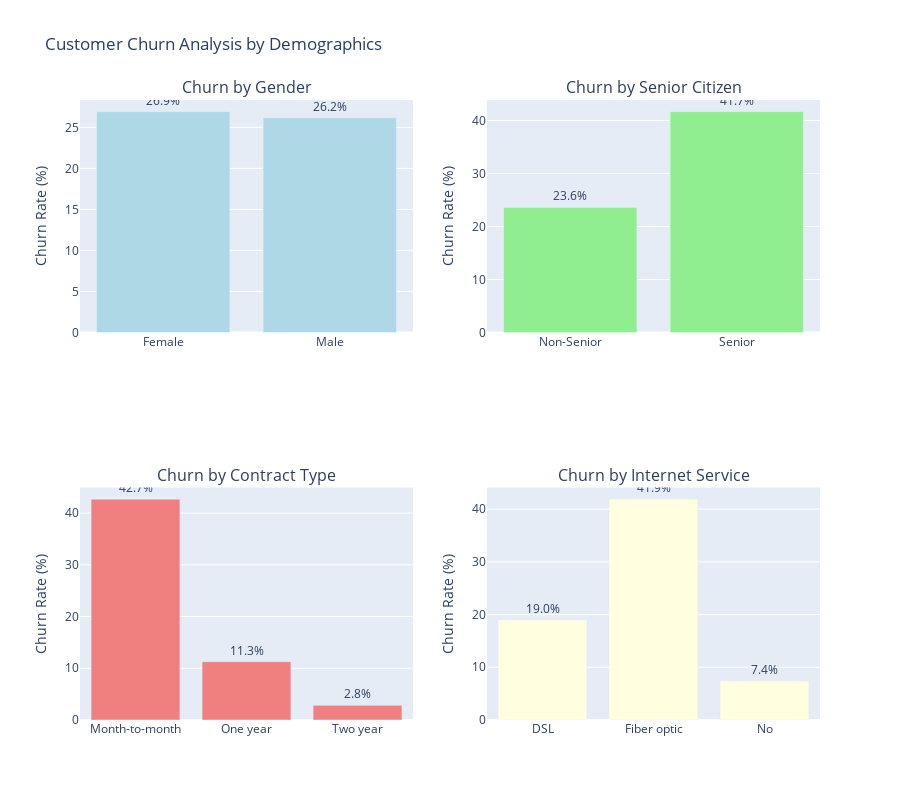

Notebook code for this chart:
### Code cell
# Interactive Churn Analysis by Demographics
fig_demo = make_subplots(
    rows=2, cols=2,
    subplot_titles=('Churn by Gender', 'Churn by Senior Citizen', 'Churn by Contract Type', 'Churn by Internet Service'),
    specs=[[{"type": "bar"}, {"type": "bar"}],
           [{"type": "bar"}, {"type": "bar"}]]
)

# Calculate churn rates by different categories
def calculate_churn_rate(df, column):
    churn_data = df.groupby([column, 'Churn']).size().unstack(fill_value=0)
    churn_data['Total'] = churn_data.sum(axis=1)
    churn_data['Churn_Rate'] = churn_data['Yes'] / churn_data['Total'] * 100
    return churn_data

# 1. Churn by Gender
gender_churn = calculate_churn_rate(df_original, 'gender')
fig_demo.add_trace(
    go.Bar(
        x=gender_churn.index,
        y=gender_churn['Churn_Rate'],
        name='Gender',
        marker_color='lightblue',
        text=[f'{x:.1f}%' for x in gender_churn['Churn_Rate']],
        textposition='outside'
    ),
    row=1, col=1
)

# 2. Churn by Senior Citizen
senior_churn = calculate_churn_rate(df_original, 'SeniorCitizen')
senior_labels = ['Non-Senior', 'Senior'] if len(senior_churn.index) == 2 else senior_churn.index
fig_demo.add_trace(
    go.Bar(
        x=senior_labels,
        y=senior_churn['Churn_Rate'],
        name='Senior Citizen',
        marker_color='lightgreen',
        text=[f'{x:.1f}%' for x in senior_churn['Churn_Rate']],
        textposition='outside'
    ),
    row=1, col=2
)

# 3. Churn by Contract Type
contract_churn = calculate_churn_rate(df_original, 'Contract')
fig_demo.add_trace(
    go.Bar(
        x=contract_churn.index,
        y=contract_churn['Churn_Rate'],
        name='Contract',
        marker_color='lightcoral',
        text=[f'{x:.1f}%' for x in contract_churn['Churn_Rate']],
        textposition='outside'
    ),
    row=2, col=1
)

# 4. Churn by Internet Service
internet_churn = calculate_churn_rate(df_original, 'InternetService')
fig_demo.add_trace(
    go.Bar(
        x=internet_churn.index,
        y=internet_churn['Churn_Rate'],
        name='Internet Service',
        marker_color='lightyellow',
        text=[f'{x:.1f}%' for x in internet_churn['Churn_Rate']],
        textposition='outside'
    ),
    row=2, col=2
)

# Update layout
fig_demo.update_layout(
    title_text="Customer Churn Analysis by Demographics",
    height=800,
    showlegend=False
)

# Update axes
for i in range(1, 3):
    for j in range(1, 3):
        fig_demo.update_yaxes(title_text="Churn Rate (%)", row=i, col=j)

fig_demo.show()

### Figure 1 — Plotly figure (JSON) as saved in the notebook; plotly's stock layout.template omitted (floating-point values rounded to 4 significant figures)
{"data": [{"marker": {"color": "lightblue"}, "name": "Gender", "text": ["26.9%", "26.2%"], "textposition": "outside", "type": "bar", "x": ["Female", "Male"], "xaxis": "x", "y": [26.92, 26.16], "yaxis": "y"}, {"marker": {"color": "lightgreen"}, "name": "Senior Citizen", "text": ["23.6%", "41.7%"], "textposition": "outside", "type": "bar", "x": ["Non-Senior", "Senior"], "xaxis": "x2", "y": [23.61, 41.68], "yaxis": "y2"}, {"marker": {"color": "lightcoral"}, "name": "Contract", "text": ["42.7%", "11.3%", "2.8%"], "textposition": "outside", "type": "bar", "x": ["Month-to-month", "One year", "Two year"], "xaxis": "x3", "y": [42.71, 11.27, 2.832], "yaxis": "y3"}, {"marker": {"color": "lightyellow"}, "name": "Internet Service", "text": ["19.0%", "41.9%", "7.4%"], "textposition": "outside", "type": "bar", "x": ["DSL", "Fiber optic", "No"], "xaxis": "x4", "y": [18.96, 41.89, 7.405], "yaxis": "y4"}], "layout": {"annotations": [{"font": {"size": 16}, "showarrow": false, "text": "Churn by Gender", "x": 0.225, "xanchor": "center", "xref": "paper", "y": 1, "yanchor": "bottom", "yref": "paper"}, {"font": {"size": 16}, "showarrow": false, "text": "Churn by Senior Citizen", "x": 0.775, "xanchor": "center", "xref": "paper", "y": 1, "yanchor": "bottom", "yref": "paper"}, {"font": {"size": 16}, "showarrow": false, "text": "Churn by Contract Type", "x": 0.225, "xanchor": "center", "xref": "paper", "y": 0.375, "yanchor": "bottom", "yref": "paper"}, {"font": {"size": 16}, "showarrow": false, "text": "Churn by Internet Service", "x": 0.775, "xanchor": "center", "xref": "paper", "y": 0.375, "yanchor": "bottom", "yref": "paper"}], "height": 800, "showlegend": false, "title": {"text": "Customer Churn Analysis by Demographics"}, "xaxis": {"anchor": "y", "domain": [0, 0.45]}, "xaxis2": {"anchor": "y2", "domain": [0.55, 1]}, "xaxis3": {"anchor": "y3", "domain": [0, 0.45]}, "xaxis4": {"anchor": "y4", "domain": [0.55, 1]}, "yaxis": {"anchor": "x", "domain": [0.625, 1], "title": {"text": "Churn Rate (%)"}}, "yaxis2": {"anchor": "x2", "domain": [0.625, 1], "title": {"text": "Churn Rate (%)"}}, "yaxis3": {"anchor": "x3", "domain": [0, 0.375], "title": {"text": "Churn Rate (%)"}}, "yaxis4": {"anchor": "x4", "domain": [0, 0.375], "title": {"text": "Churn Rate (%)"}}}}
